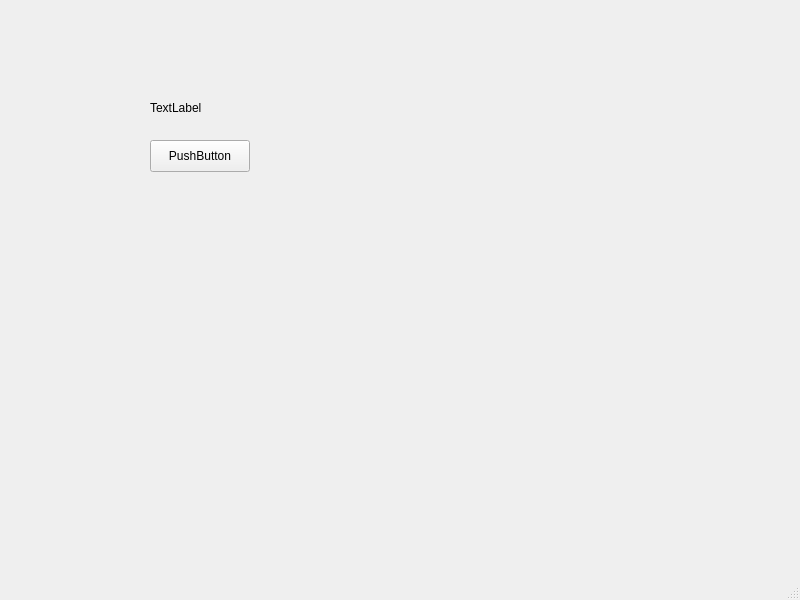
<?xml version="1.0" encoding="UTF-8"?>
<ui version="4.0">
 <class>MainWindow</class>
 <widget class="QMainWindow" name="MainWindow">
  <property name="geometry">
   <rect>
    <x>0</x>
    <y>0</y>
    <width>800</width>
    <height>600</height>
   </rect>
  </property>
  <property name="windowTitle">
   <string>MainWindow</string>
  </property>
  <widget class="QWidget" name="centralwidget">
   <widget class="QPushButton" name="pushButton">
    <property name="geometry">
     <rect>
      <x>150</x>
      <y>140</y>
      <width>100</width>
      <height>32</height>
     </rect>
    </property>
    <property name="text">
     <string>PushButton</string>
    </property>
   </widget>
   <widget class="QLabel" name="label">
    <property name="geometry">
     <rect>
      <x>150</x>
      <y>100</y>
      <width>58</width>
      <height>16</height>
     </rect>
    </property>
    <property name="text">
     <string>TextLabel</string>
    </property>
   </widget>
  </widget>
  <widget class="QMenuBar" name="menubar">
   <property name="geometry">
    <rect>
     <x>0</x>
     <y>0</y>
     <width>800</width>
     <height>24</height>
    </rect>
   </property>
  </widget>
  <widget class="QStatusBar" name="statusbar"/>
 </widget>
 <resources/>
 <connections/>
</ui>
